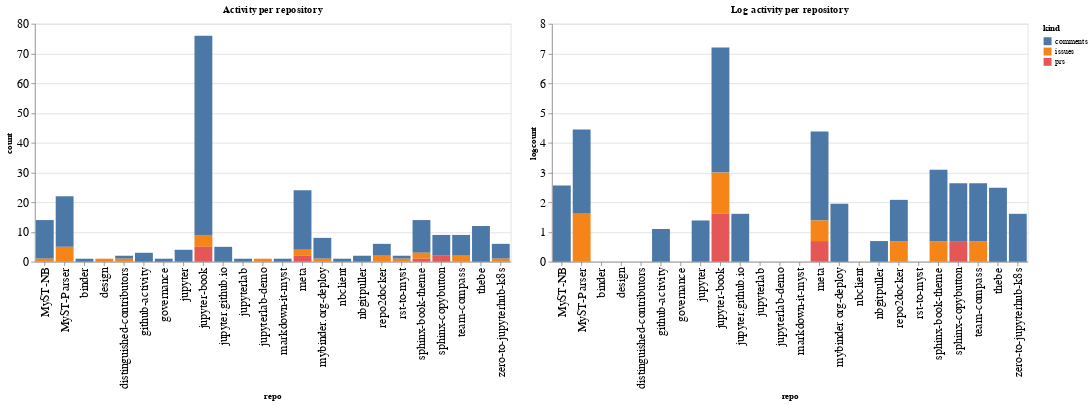

Source (notebook cell):
### Code cell
ch1 = alt.Chart(repo_summaries, width=600, title="Activity per repository").mark_bar().encode(
    x='repo',
    y='count',
    color='kind',
    tooltip="kind"
)

ch2 = alt.Chart(repo_summaries, width=600, title="Log activity per repository").mark_bar().encode(
    x='repo',
    y='logcount',
    color='kind',
    tooltip="kind"
)

ch1 | ch2

### Figure 1 — Vega-Lite specification as saved in the notebook (floating-point values rounded to 4 significant figures)
{"config": {"axisLeft": {"labelFontSize": 15}, "axisBottom": {"labelFontSize": 15}}, "hconcat": [{"mark": "bar", "encoding": {"color": {"type": "nominal", "field": "kind"}, "tooltip": {"type": "nominal", "field": "kind"}, "x": {"type": "nominal", "field": "repo"}, "y": {"type": "quantitative", "field": "count"}}, "title": "Activity per repository", "width": 600}, {"mark": "bar", "encoding": {"color": {"type": "nominal", "field": "kind"}, "tooltip": {"type": "nominal", "field": "kind"}, "x": {"type": "nominal", "field": "repo"}, "y": {"type": "quantitative", "field": "logcount"}}, "title": "Log activity per repository", "width": 600}], "data": {"name": "data-c369fad97efc504ba1e34054904ad24d"}, "$schema": "https://vega.github.io/schema/vega-lite/v4.8.1.json", "datasets": {"data-c369fad97efc504ba1e34054904ad24d": [{"repo": "MyST-NB", "kind": "comments", "count": 13, "logcount": 2.565}, {"repo": "MyST-NB", "kind": "issues", "count": 1, "logcount": 0.0}, {"repo": "MyST-Parser", "kind": "comments", "count": 17, "logcount": 2.833}, {"repo": "MyST-Parser", "kind": "issues", "count": 5, "logcount": 1.609}, {"repo": "binder", "kind": "comments", "count": 1, "logcount": 0.0}, {"repo": "design", "kind": "issues", "count": 1, "logcount": 0.0}, {"repo": "distinguished-contributors", "kind": "comments", "count": 1, "logcount": 0.0}, {"repo": "distinguished-contributors", "kind": "issues", "count": 1, "logcount": 0.0}, {"repo": "github-activity", "kind": "comments", "count": 3, "logcount": 1.099}, {"repo": "governance", "kind": "comments", "count": 1, "logcount": 0.0}, {"repo": "jupyter", "kind": "comments", "count": 4, "logcount": 1.386}, {"repo": "jupyter-book", "kind": "comments", "count": 67, "logcount": 4.205}, {"repo": "jupyter-book", "kind": "issues", "count": 4, "logcount": 1.386}, {"repo": "jupyter-book", "kind": "prs", "count": 5, "logcount": 1.609}, {"repo": "jupyter.github.io", "kind": "comments", "count": 5, "logcount": 1.609}, {"repo": "jupyterlab", "kind": "comments", "count": 1, "logcount": 0.0}, {"repo": "jupyterlab-demo", "kind": "issues", "count": 1, "logcount": 0.0}, {"repo": "markdown-it-myst", "kind": "comments", "count": 1, "logcount": 0.0}, {"repo": "meta", "kind": "comments", "count": 20, "logcount": 2.996}, {"repo": "meta", "kind": "issues", "count": 2, "logcount": 0.6931}, {"repo": "meta", "kind": "prs", "count": 2, "logcount": 0.6931}, {"repo": "mybinder.org-deploy", "kind": "comments", "count": 7, "logcount": 1.946}, {"repo": "mybinder.org-deploy", "kind": "issues", "count": 1, "logcount": 0.0}, {"repo": "nbclient", "kind": "comments", "count": 1, "logcount": 0.0}, {"repo": "nbgitpuller", "kind": "comments", "count": 2, "logcount": 0.6931}, {"repo": "repo2docker", "kind": "comments", "count": 4, "logcount": 1.386}, {"repo": "repo2docker", "kind": "issues", "count": 2, "logcount": 0.6931}, {"repo": "rst-to-myst", "kind": "comments", "count": 1, "logcount": 0.0}, {"repo": "rst-to-myst", "kind": "issues", "count": 1, "logcount": 0.0}, {"repo": "sphinx-book-theme", "kind": "comments", "count": 11, "logcount": 2.398}, {"repo": "sphinx-book-theme", "kind": "issues", "count": 2, "logcount": 0.6931}, {"repo": "sphinx-book-theme", "kind": "prs", "count": 1, "logcount": 0.0}, {"repo": "sphinx-copybutton", "kind": "comments", "count": 7, "logcount": 1.946}, {"repo": "sphinx-copybutton", "kind": "prs", "count": 2, "logcount": 0.6931}, {"repo": "team-compass", "kind": "comments", "count": 7, "logcount": 1.946}, {"repo": "team-compass", "kind": "issues", "count": 2, "logcount": 0.6931}, {"repo": "thebe", "kind": "comments", "count": 12, "logcount": 2.485}, {"repo": "zero-to-jupyterhub-k8s", "kind": "comments", "count": 5, "logcount": 1.609}, {"repo": "zero-to-jupyterhub-k8s", "kind": "issues", "count": 1, "logcount": 0.0}]}}
